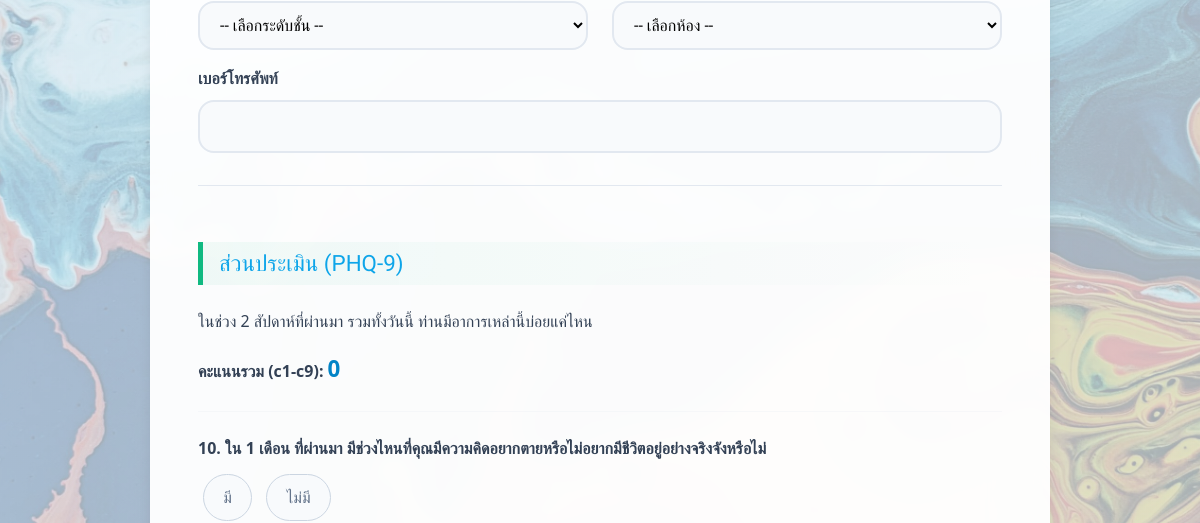
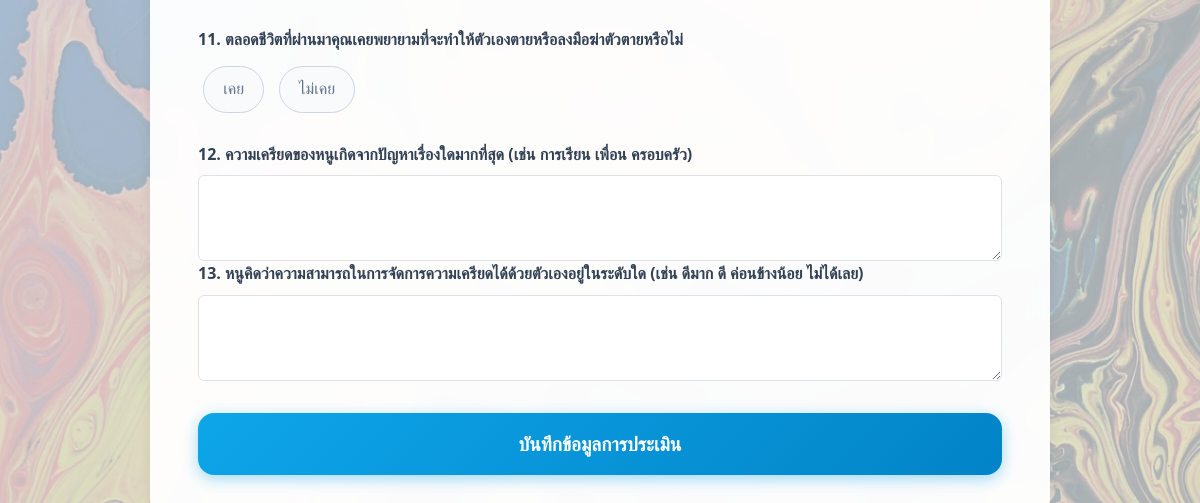
Before: / (lower part) with the older database file (2 pictures, top to bottom).
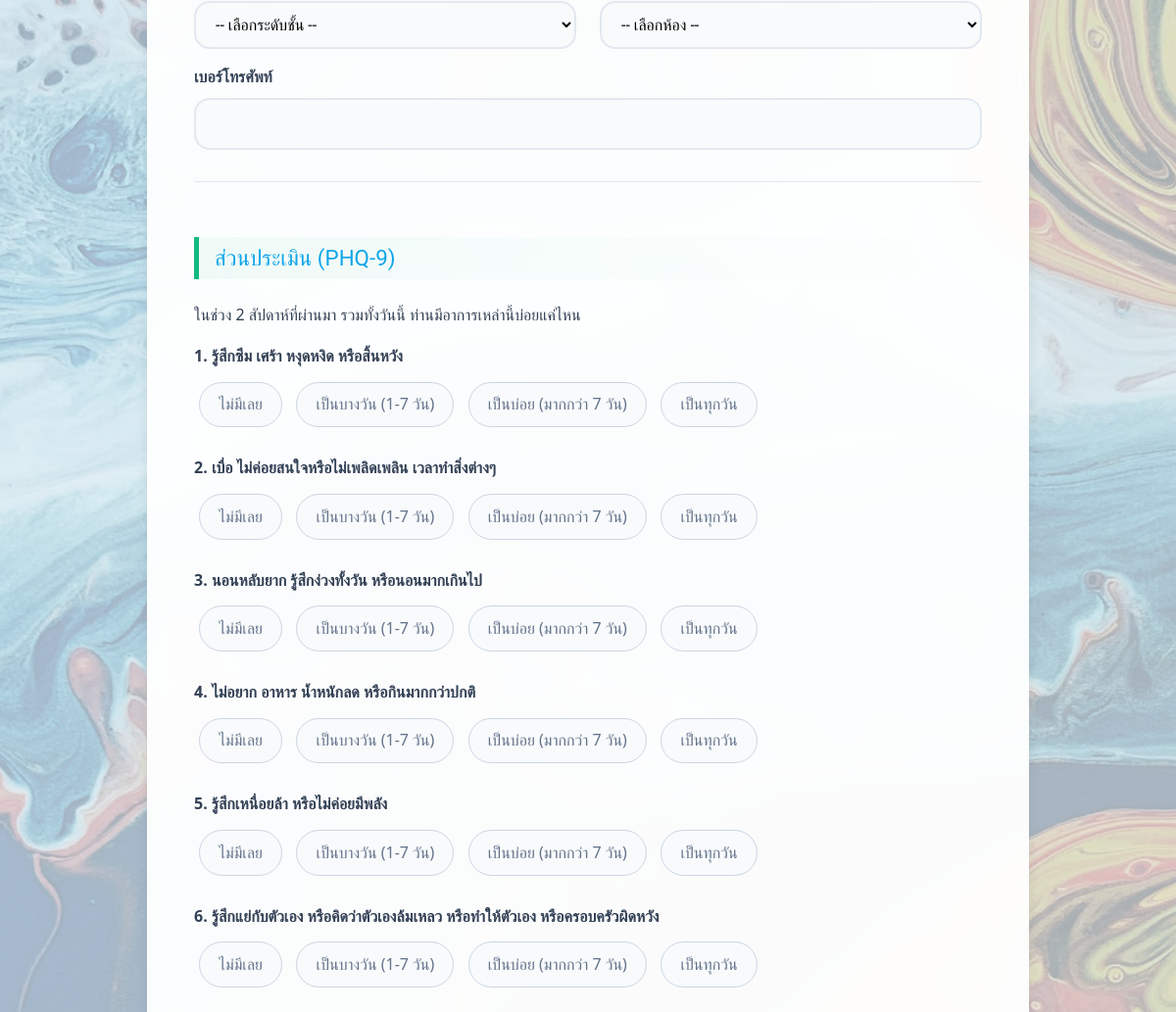
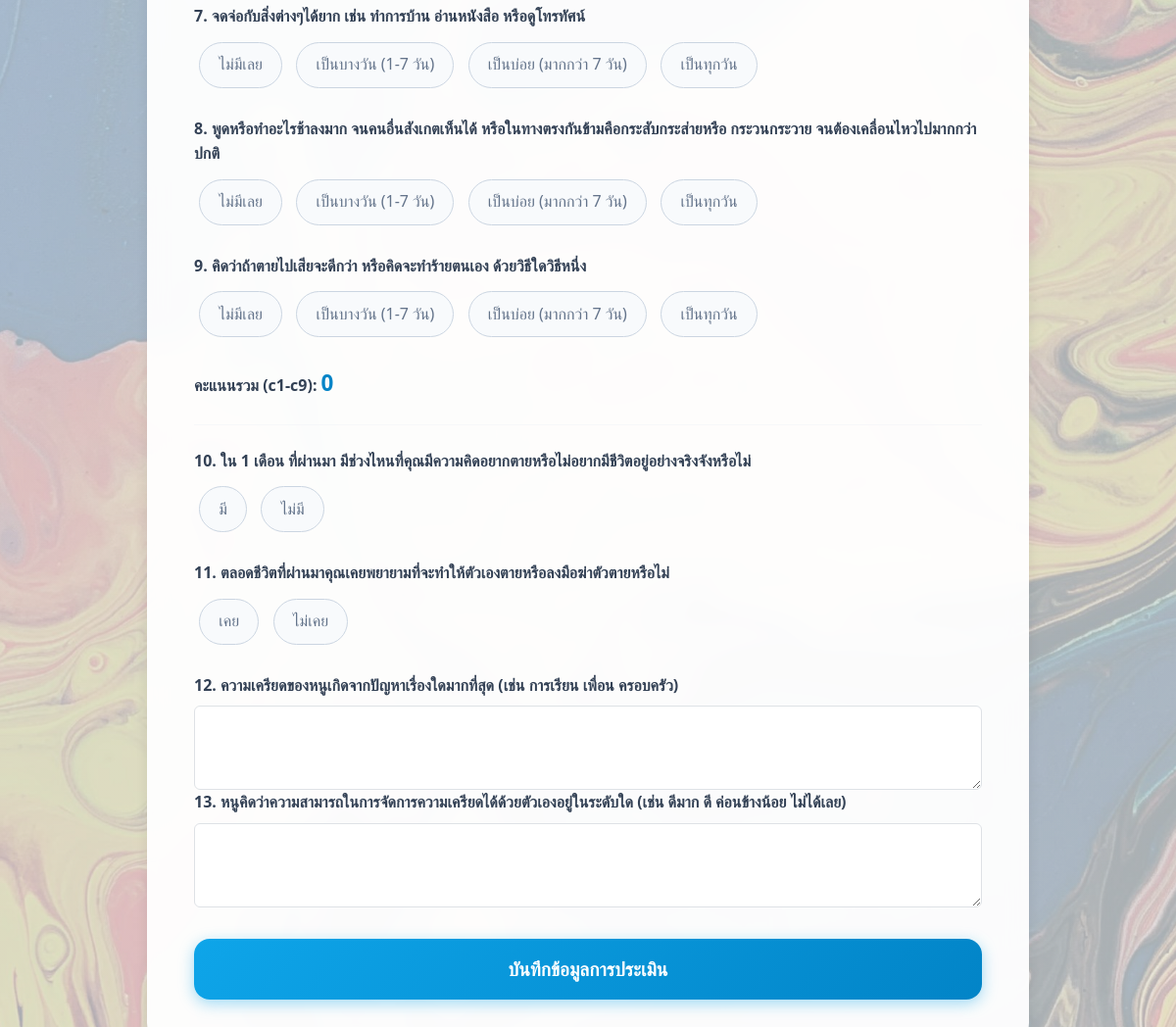
After: the same page with the newer database file (2 pictures, top to bottom).
### tables this page shows
CREATE TABLE `phq_question` (
  `id` int NOT NULL,
  `question` text NOT NULL
);

### public/index.php (the view, shortened to what this page needs)
<?php
try {
    $db = Database::connect();
    $db->exec("SET NAMES utf8mb4");
    $sql_phq = "SELECT id, question FROM phq_question WHERE id BETWEEN 1 AND 9 ORDER BY id";
    $stmt_phq = $db->query($sql_phq);
    $phq_questions = $stmt_phq->fetchAll();
} catch (PDOException $e) {
    $message = '<p class="message error">การเชื่อมต่อฐานข้อมูลล้มเหลว: ' . $e->getMessage() . '</p>';
}
?>
<!DOCTYPE html>
<html lang="th">
<head>
    <link href="css/style.css" rel="stylesheet">
    <link rel="stylesheet" href="https://cdn.jsdelivr.net/npm/sweetalert2@11/dist/sweetalert2.min.css">
    <link href="https://cdn.jsdelivr.net/npm/bootstrap@5.3.3/dist/css/bootstrap.min.css" rel="stylesheet">
    <link href="css/index.css" rel="stylesheet">
</head>
<body>
    <?php include 'navbar.php'; ?>
    <div class="main-card">
        <form action="<?php echo htmlspecialchars($_SERVER["PHP_SELF"]); ?>" method="post">
            <section class="personal-info">
                <div class="form-row" style="margin-top: 1rem;">
                    <div class="form-col">
                        <select id="class_level" name="class_level" required>
                            <option value="">-- เลือกระดับชั้น --</option>
                        </select>
                    </div>
                    <div class="form-col">
                        <select id="room" name="room" required>
                            <option value="">-- เลือกห้อง --</option>
                        </select>
                    </div>
                </div>
                <div class="form-row" style="margin-top: 1rem;">
                    <div class="form-col">
                        <label for="tel">เบอร์โทรศัพท์</label>
                        <input type="text" id="tel" name="tel" inputmode="numeric" pattern="[0-9]{10}" maxlength="10" minlength="10" oninput="this.value = this.value.replace(/[^0-9]/g, '')" title="กรุณากรอกเบอร์โทรศัพท์ 10 หลัก" required />
                    </div>
                </div>
            </section>
            <section class="assessment-section">
                <h2>ส่วนประเมิน (PHQ-9)</h2>
                <p>ในช่วง 2 สัปดาห์ที่ผ่านมา รวมทั้งวันนี้ ท่านมีอาการเหล่านี้บ่อยแค่ไหน</p>
                <?php
                $phq_options = [
                    0 => 'ไม่มีเลย',
                    1 => 'เป็นบางวัน (1-7 วัน)',
                    2 => 'เป็นบ่อย (มากกว่า 7 วัน)',
                    3 => 'เป็นทุกวัน'
                ];
                ?>
                <?php foreach ($phq_questions as $q): ?>
                    <div class="question-group">
                        <label class=""><?= $q['id'] . '. ' . htmlspecialchars($q['question']) ?></label>
                        <div class="radio-group radio-buttons">
                            <?php foreach ($phq_options as $value => $text): ?>
                                <label for="c<?= $q['id'] ?>-<?= $value ?>"><?= $text ?></label>
                            <?php endforeach; ?>
                        </div>
                    </div>
                <?php endforeach; ?>
                <div class="form-group">
                    <p><strong>คะแนนรวม (c1-c9): <span id="score-display" class="score-display">0</span></strong></p>
                </div>
                <hr style="margin: 1.5rem 0; border: 0; border-top: 1px solid #e2e8f0" />
                <div class="question-group">
                    <label>10. ใน 1 เดือน ที่ผ่านมา มีช่วงไหนที่คุณมีความคิดอยากตายหรือไม่อยากมีชีวิตอยู่อย่างจริงจังหรือไม่</label>
                    <div class="radio-group radio-buttons">
                        <input type="radio" id="c10-1" name="c10" value="1" required><label for="c10-1">มี</label>
                        <input type="radio" id="c10-0" name="c10" value="0" required><label for="c10-0">ไม่มี</label>
                    </div>
                </div>
                <div class="question-group">
                    <label>11. ตลอดชีวิตที่ผ่านมาคุณเคยพยายามที่จะทำให้ตัวเองตายหรือลงมือฆ่าตัวตายหรือไม่</label>
                    <div class="radio-group radio-buttons">
                        <input type="radio" id="c11-1" name="c11" value="1" required><label for="c11-1">เคย</label>
                        <input type="radio" id="c11-0" name="c11" value="0" required><label for="c11-0">ไม่เคย</label>
                    </div>
                </div>
                <div class="form-group">
                    <label for="stress">12. ความเครียดของหนูเกิดจากปัญหาเรื่องใดมากที่สุด (เช่น การเรียน เพื่อน ครอบครัว)</label>
                    <textarea id="stress" name="stress" rows="3" class="form-control"></textarea>
                </div>
                <div class="form-group">
                    <label for="manage_stress">13. หนูคิดว่าความสามารถในการจัดการความเครียดได้ด้วยตัวเองอยู่ในระดับใด (เช่น ดีมาก ดี ค่อนข้างน้อย ไม่ได้เลย)</label>
                    <textarea id="manage_stress" name="manage_stress" rows="3" class="form-control"></textarea>
                </div>
            </section>
            <button type="submit" class="submit-btn">บันทึกข้อมูลการประเมิน</button>
        </form>
    </div>
</body>
</html>

### public/navbar.php (shortened to what this page needs)
<link rel="stylesheet" href="https://cdn.jsdelivr.net/npm/bootstrap-icons@1.11.3/font/bootstrap-icons.min.css">

### public/css/style.css (style rules this page uses)
:root { --font-family-sans: 'Mitr', sans-serif; --font-family-heading: 'Mitr', sans-serif; }
body { background-color: #BBE0EF; position: relative; background-attachment: fixed; font-family: var(--font-family-sans); }
h1, h2, h3, h4, h5, h6, .h1, .h2, .h3, .h4, .h5, .h6 { font-family: var(--font-family-heading); }
body::before { content: ""; position: fixed; top: 0; left: 0; width: 100%; height: 100%; background-image: url('../image/bg_login.jpg'); background-size: cover; background-position: center; background-repeat: no-repeat; opacity: 0.30; z-index: -1; }

### public/css/index.css (style rules this page uses)
:root { --primary-color: #0ea5e9; --primary-dark: #0284c7; --secondary-color: #10b981; --accent-color: #8b5cf6; --text-color: #334155; --text-muted: #64748b; --card-bg: rgba(255, 255, 255, 0.95); --shadow-md: 0 10px 15px -3px rgba(0, 0, 0, 0.1), 0 4px 6px -2px rgba(0, 0, 0, 0.05); --radius-md: 1rem; --radius-lg: 1.5rem; }
* { box-sizing: border-box; }
body { color: var(--text-color); min-height: 100vh; margin: 0; padding-bottom: 3rem; line-height: 1.6; background: linear-gradient(120deg, #e0f2fe 0%, #f0f9ff 100%); background-attachment: fixed; }
.main-card { max-width: 900px; width: 95%; margin: 2rem auto; background-color: var(--card-bg); backdrop-filter: blur(10px); border-radius: var(--radius-lg); box-shadow: var(--shadow-md); padding: 3rem; border-top: 6px solid var(--primary-color); animation: slideUpFade 0.8s cubic-bezier(0.16, 1, 0.3, 1) forwards; position: relative; overflow: hidden; }
.main-card::before { content: ''; position: absolute; top: -50px; right: -50px; width: 150px; height: 150px; background: radial-gradient(circle, var(--primary-color) 0%, transparent 70%); opacity: 0.1; border-radius: 50%; pointer-events: none; }
h2 { font-size: 1.4rem; color: var(--primary-color); margin-bottom: 1.5rem; border-left: 5px solid var(--secondary-color); padding-left: 1rem; margin-top: 2rem; background: linear-gradient(90deg, rgba(16, 185, 129, 0.05) 0%, transparent 100%); padding-top: 0.5rem; padding-bottom: 0.5rem; border-radius: 0 10px 10px 0; }
.form-row { display: flex; gap: 1.5rem; flex-wrap: wrap; }
.form-col { flex: 1; min-width: 220px; }
label { display: block; margin-bottom: 0.5rem; font-weight: 600; color: var(--text-color); }
input[type="text"], input[type="number"], select, textarea { width: 100%; padding: 0.75rem 1rem; border: 2px solid #e2e8f0; border-radius: var(--radius-md); font-family: 'Sarabun', sans-serif; font-size: 1rem; transition: all 0.3s; background-color: #f8fafc; }
button.submit-btn { display: block; width: 100%; padding: 1rem; background: linear-gradient(135deg, var(--primary-color) 0%, var(--primary-dark) 100%); color: white; border: none; border-radius: var(--radius-md); font-size: 1.2rem; font-weight: 600; cursor: pointer; margin-top: 2rem; transition: all 0.3s ease; box-shadow: 0 4px 15px rgba(14, 165, 233, 0.4); }
.assessment-section { margin-top: 2rem; padding-top: 1.5rem; border-top: 1px solid #e2e8f0; }
.question-group { margin-bottom: 1.5rem; }
.radio-buttons label { display: inline-block; background-color: #f8fafc; padding: 0.6rem 1.2rem; border: 1px solid #cbd5e1; border-radius: 50px; cursor: pointer; margin: 5px; transition: all 0.2s ease-in-out; font-weight: 500; color: var(--text-muted); }
.score-display { font-size: 1.4rem; font-weight: bold; color: var(--primary-dark); }

Changed rows visible on the page:
added phq_question: id "1", question "รู้สึกซึม เศร้า หงุดหงิด หรือสิ้นหวัง", text "ไม่มีเลย", text "เป็นบางวัน (1-7 วัน)", text "เป็นบ่อย (มากกว่า 7 วัน)", text "เป็นทุกวัน"
added phq_question: id "2", question "เบื่อ ไม่ค่อยสนใจหรือไม่เพลิดเพลิน เวลาทำสิ่งต่างๆ", text "ไม่มีเลย", text "เป็นบางวัน (1-7 วัน)", text "เป็นบ่อย (มากกว่า 7 วัน)", text "เป็นทุกวัน"
added phq_question: id "3", question "นอนหลับยาก รู้สึกง่วงทั้งวัน หรือนอนมากเกินไป", text "ไม่มีเลย", text "เป็นบางวัน (1-7 วัน)", text "เป็นบ่อย (มากกว่า 7 วัน)", text "เป็นทุกวัน"
added phq_question: id "4", question "ไม่อยาก อาหาร น้ำหนักลด หรือกินมากกว่าปกติ", text "ไม่มีเลย", text "เป็นบางวัน (1-7 วัน)", text "เป็นบ่อย (มากกว่า 7 วัน)", text "เป็นทุกวัน"
added phq_question: id "5", question "รู้สึกเหนื่อยล้า หรือไม่ค่อยมีพลัง", text "ไม่มีเลย", text "เป็นบางวัน (1-7 วัน)", text "เป็นบ่อย (มากกว่า 7 วัน)", text "เป็นทุกวัน"
added phq_question: id "6", question "รู้สึกแย่กับตัวเอง หรือคิดว่าตัวเองล้มเหลว หรือทำให้ตัวเอง หรือครอบครัวผิดหวัง", text "ไม่มีเลย", text "เป็นบางวัน (1-7 วัน)", text "เป็นบ่อย (มากกว่า 7 วัน)", text "เป็นทุกวัน"
added phq_question: id "7", question "จดจ่อกับสิ่งต่างๆได้ยาก เช่น ทำการบ้าน อ่านหนังสือ หรือดูโทรทัศน์", text "ไม่มีเลย", text "เป็นบางวัน (1-7 วัน)", text "เป็นบ่อย (มากกว่า 7 วัน)", text "เป็นทุกวัน"
added phq_question: id "8", question "พูดหรือทำอะไรช้าลงมาก จนคนอื่นสังเกตเห็นได้ หรือในทางตรงกันข้ามคือกระสับกระส่ายหรือ กระวนกระวาย จนต้องเคลื่อนไหวไปมากกว่าปกติ", text "ไม่มีเลย", text "เป็นบางวัน (1-7 วัน)", text "เป็นบ่อย (มากกว่า 7 วัน)", text "เป็นทุกวัน"
added phq_question: id "9", question "คิดว่าถ้าตายไปเสียจะดีกว่า หรือคิดจะทำร้ายตนเอง ด้วยวิธีใดวิธีหนึ่ง", text "ไม่มีเลย", text "เป็นบางวัน (1-7 วัน)", text "เป็นบ่อย (มากกว่า 7 วัน)", text "เป็นทุกวัน"
